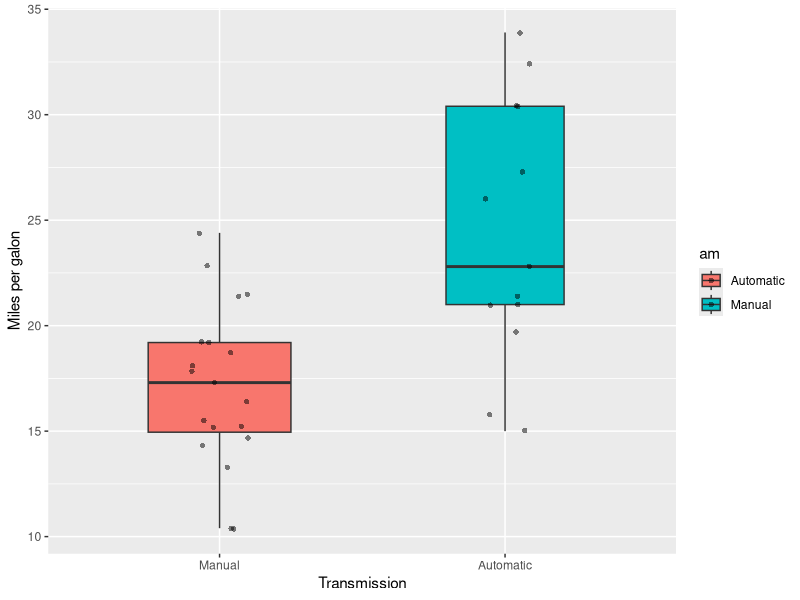
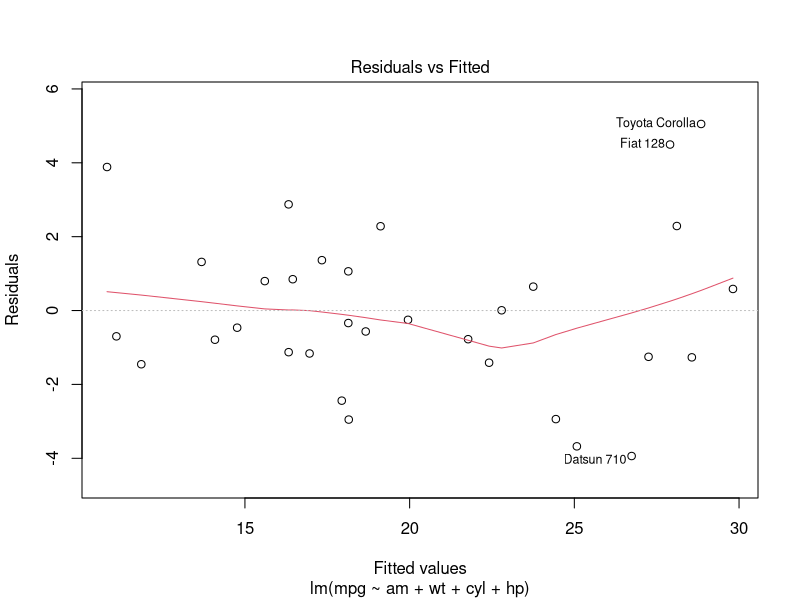
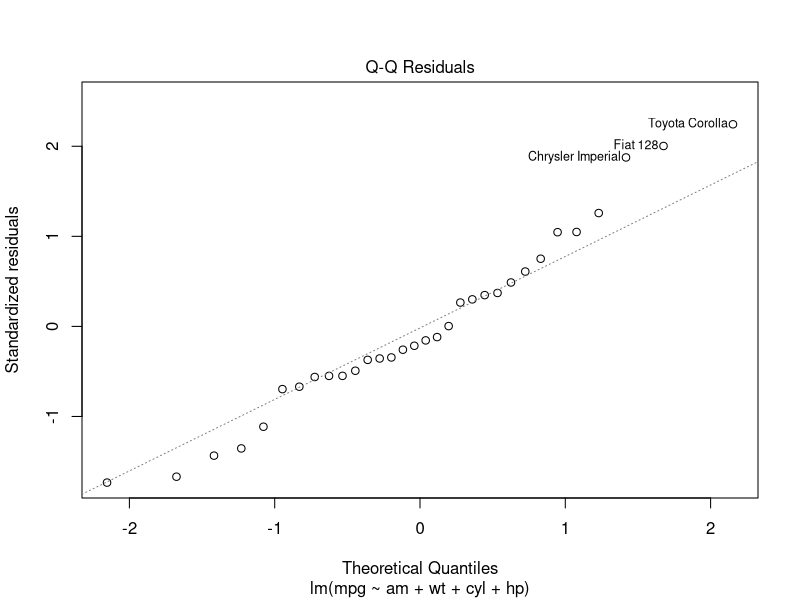
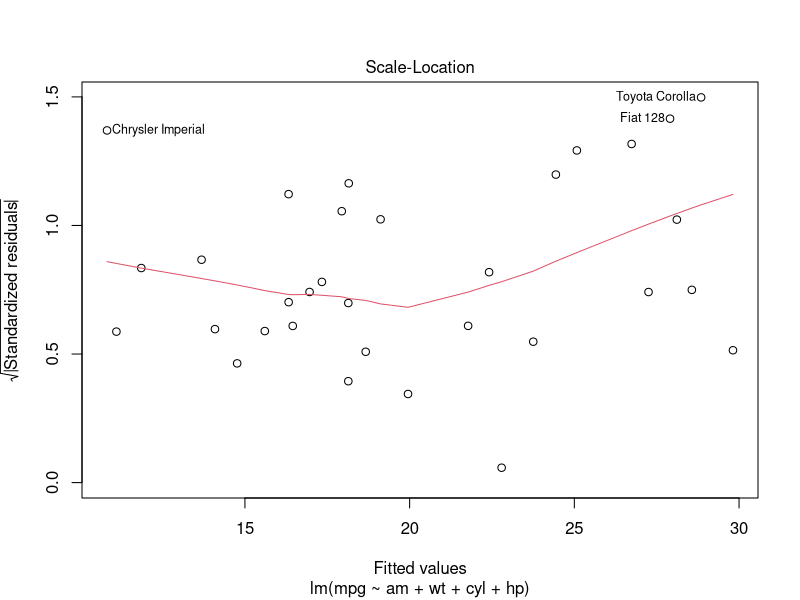
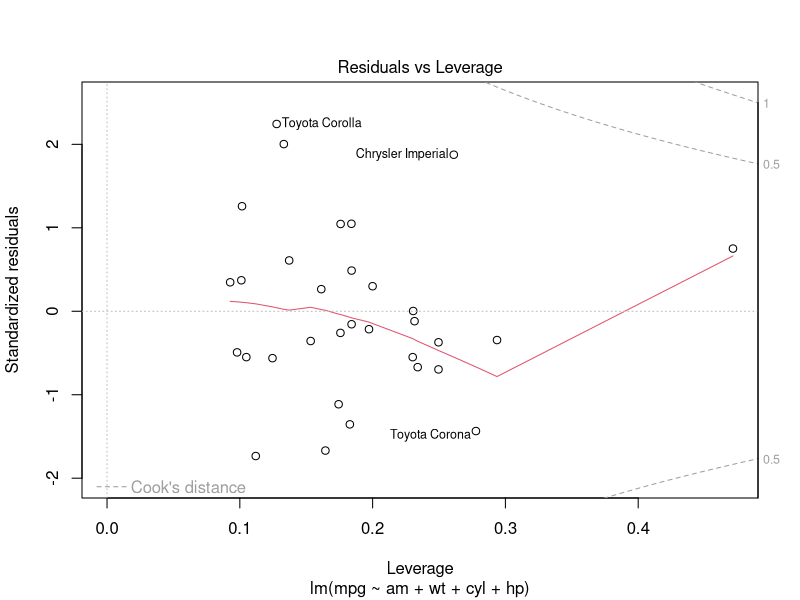

These charts were generated, in order, by the following R code:
## ---- chunk 1
knitr::opts_chunk$set(
  fig.path = "figure/"
)
## ---- chunk 2
library(datasets) 
data(mtcars)
## ---- chunk 3
str(mtcars)
## ---- chunk 4
mtcars$cyl <- factor(mtcars$cyl)
mtcars$vs <- factor(mtcars$vs)
mtcars$gear <- factor(mtcars$gear)
mtcars$carb <- factor(mtcars$carb)
mtcars$am <- factor(mtcars$am,labels=c('Automatic','Manual'))
## ---- chunk 5
t.test(mpg ~ am,data=mtcars)
## ---- chunk 6
fit1=lm(mpg ~ am,data=mtcars)
summary(fit1)
## ---- chunk 7
fit2=lm(mpg ~ am + wt, data=mtcars)
fit3=lm(mpg ~ am + wt + cyl, data=mtcars)
fit4=lm(mpg ~ am + wt + cyl + hp, data=mtcars)
anova(fit1,fit2,fit3,fit4)
## ---- chunk 8
summary(fit4)
## ---- chunk 9
library(ggplot2)
g=ggplot(mtcars, aes(x=am,y=mpg,fill=am)) +
        geom_boxplot(varwidth=T,width=0.5)+
        geom_jitter(shape=16,position=position_jitter(0.1),alpha=0.5)+
        labs(x="Transmission",y="Miles per galon")+
        scale_x_discrete(labels=c("Manual","Automatic"))
g  
## ---- chunk 10
plot(fit4)
